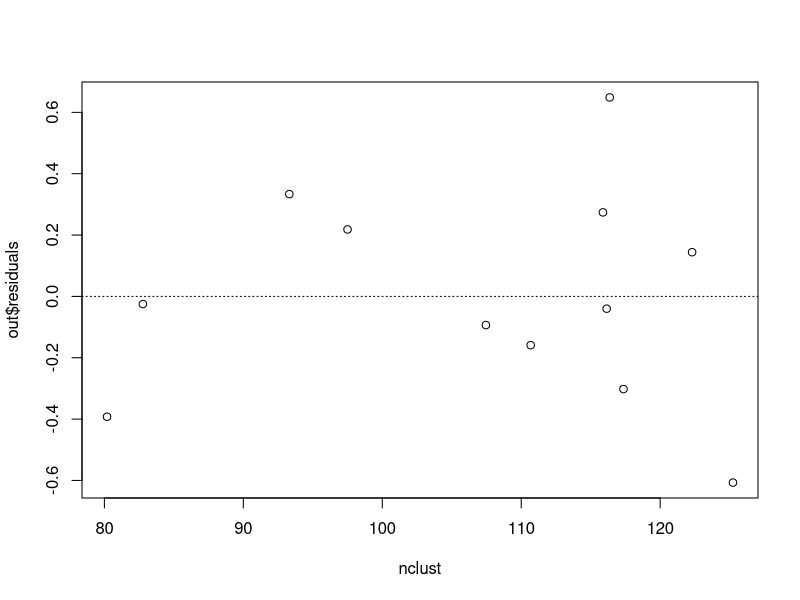
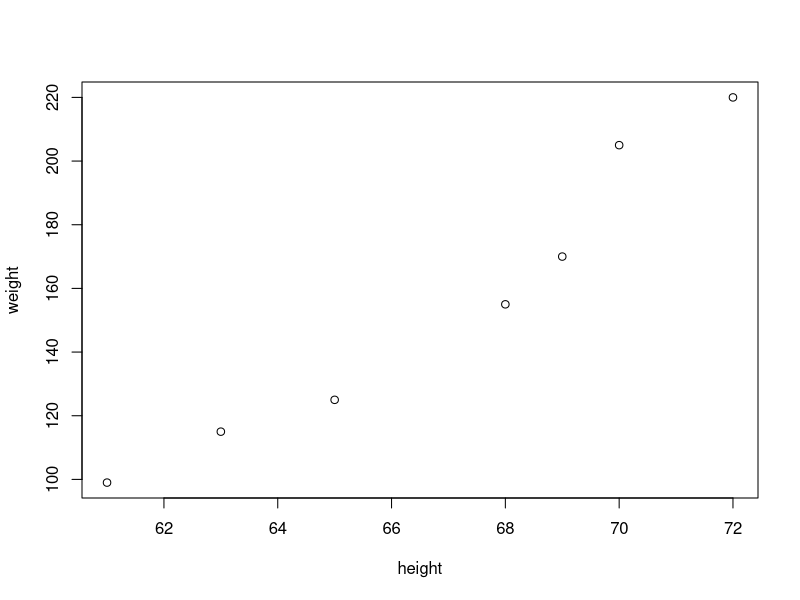
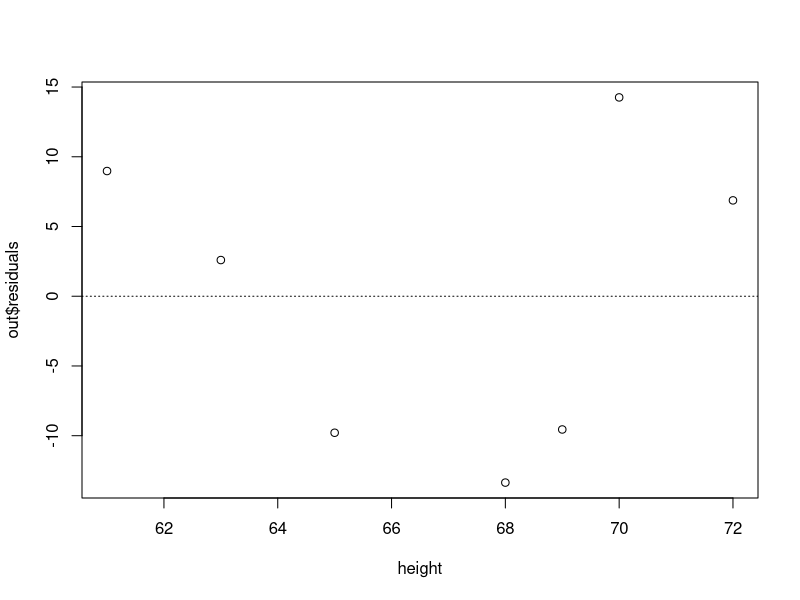
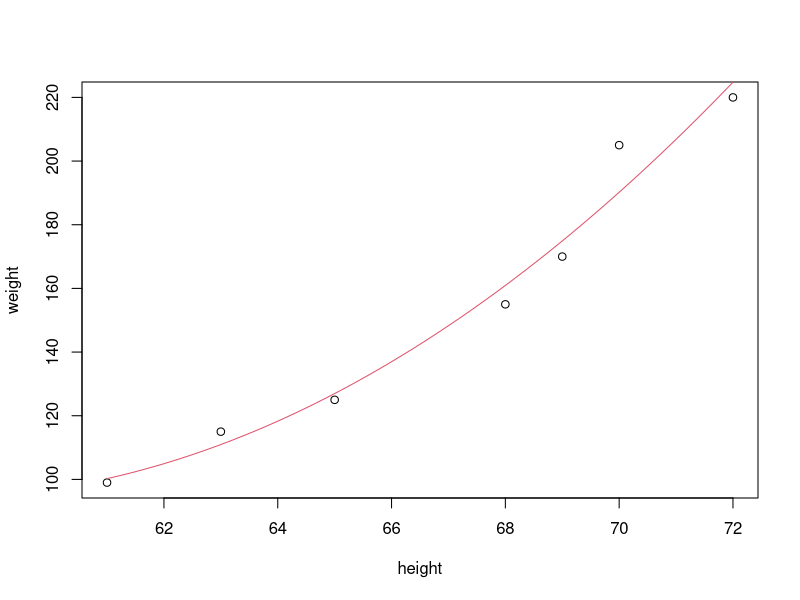
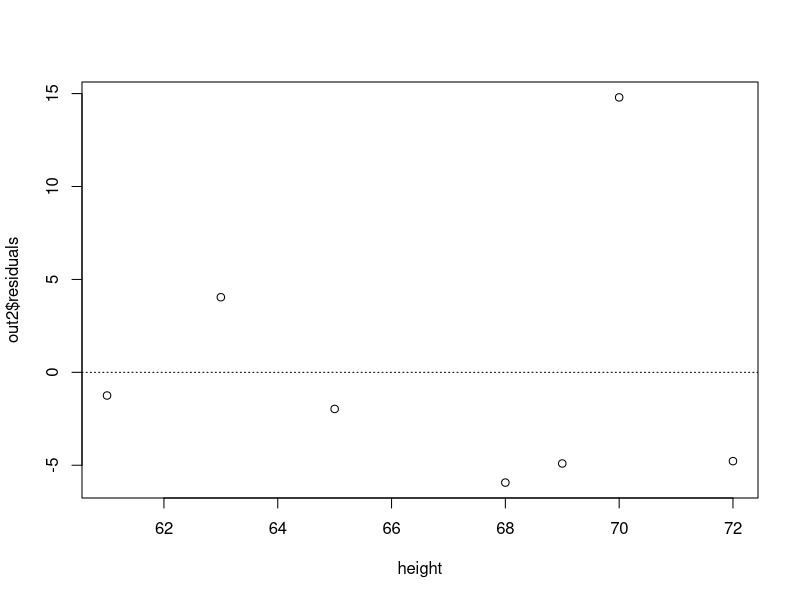
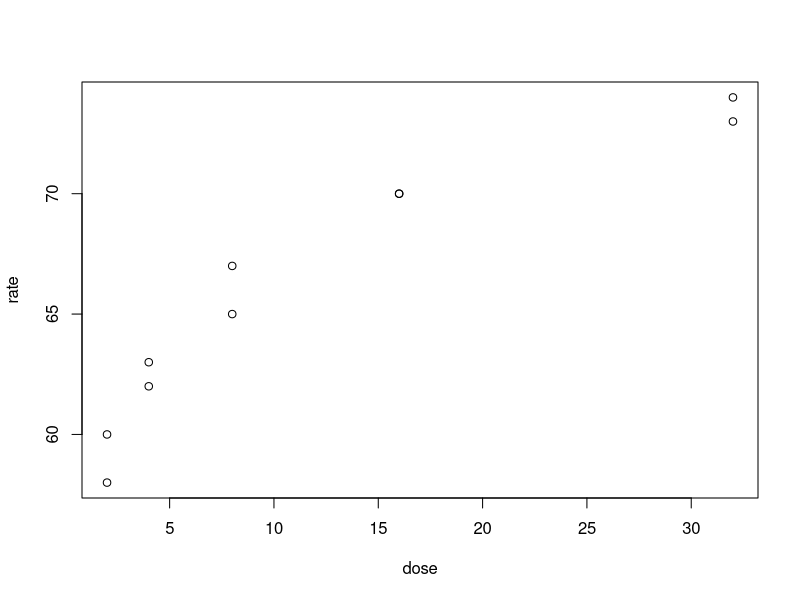
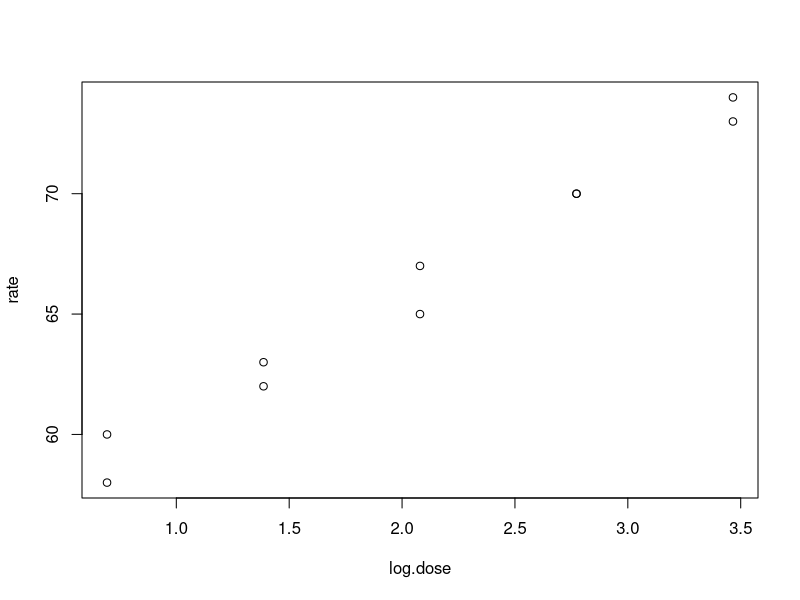
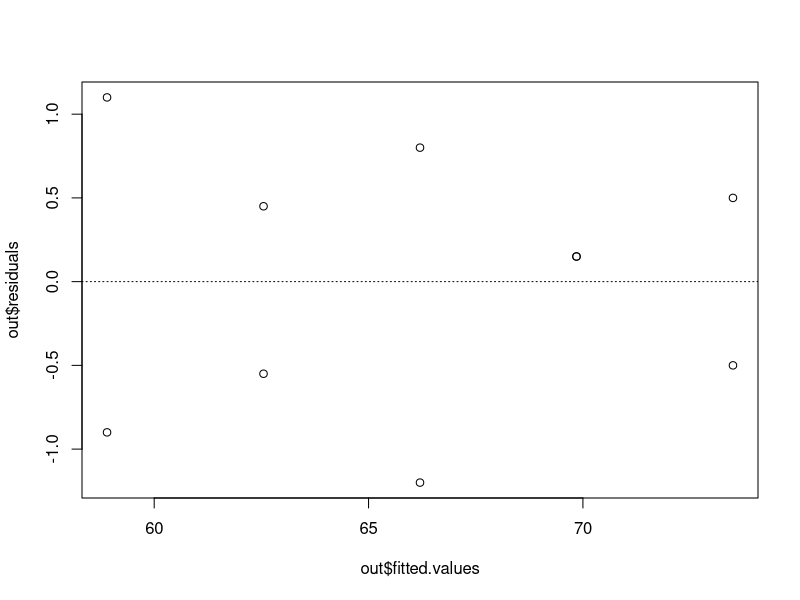

Write R code to recreate these figures, in order.

## ST512 -- Lab 01
## Author: Prof Ryan Martin (www4.stat.ncsu.edu/~rmartin)

# Part 1: SLR and grape data

grapes <- read.table(file="grapes.txt", header=TRUE)
nclust <- grapes$nclust
yield <- grapes$yield
out <- lm(yield ~ nclust)
summary(out)
predict(out, data.frame(nclust=102), interval="conf")
plot(nclust, out$residuals); abline(h=0, lty=3)


# Part 2: beyond the linear model

height <- c(68, 61, 63, 70, 69, 65, 72)
weight <- c(155, 99, 115, 205, 170, 125, 220)
plot(x=height, y=weight)
out <- lm(weight ~ height)
plot(height, out$residuals); abline(h=0, lty=3)
height2 <- height^2
out2 <- lm(weight ~ height + height2)
plot(x=height, y=weight)
beta.hat <- out2$coefficients
fitted.line <- function(x) beta.hat[1] + beta.hat[2] * x + beta.hat[3] * x^2
curve(fitted.line, range(height), add=TRUE, col=2)
plot(height, out2$residuals); abline(h=0, lty=3)


# Part 3: transformations

dose <- c(2, 2, 4, 4, 8, 8, 16, 16, 32, 32)
rate <- c(60, 58, 63, 62, 67, 65, 70, 70, 74, 73)
plot(dose, rate)
log.dose <- log(dose)
plot(log.dose, rate)
out <- lm(rate ~ log.dose)
summary(out)
plot(y=out$residuals, x=out$fitted.values); abline(h=0, lty=3)

